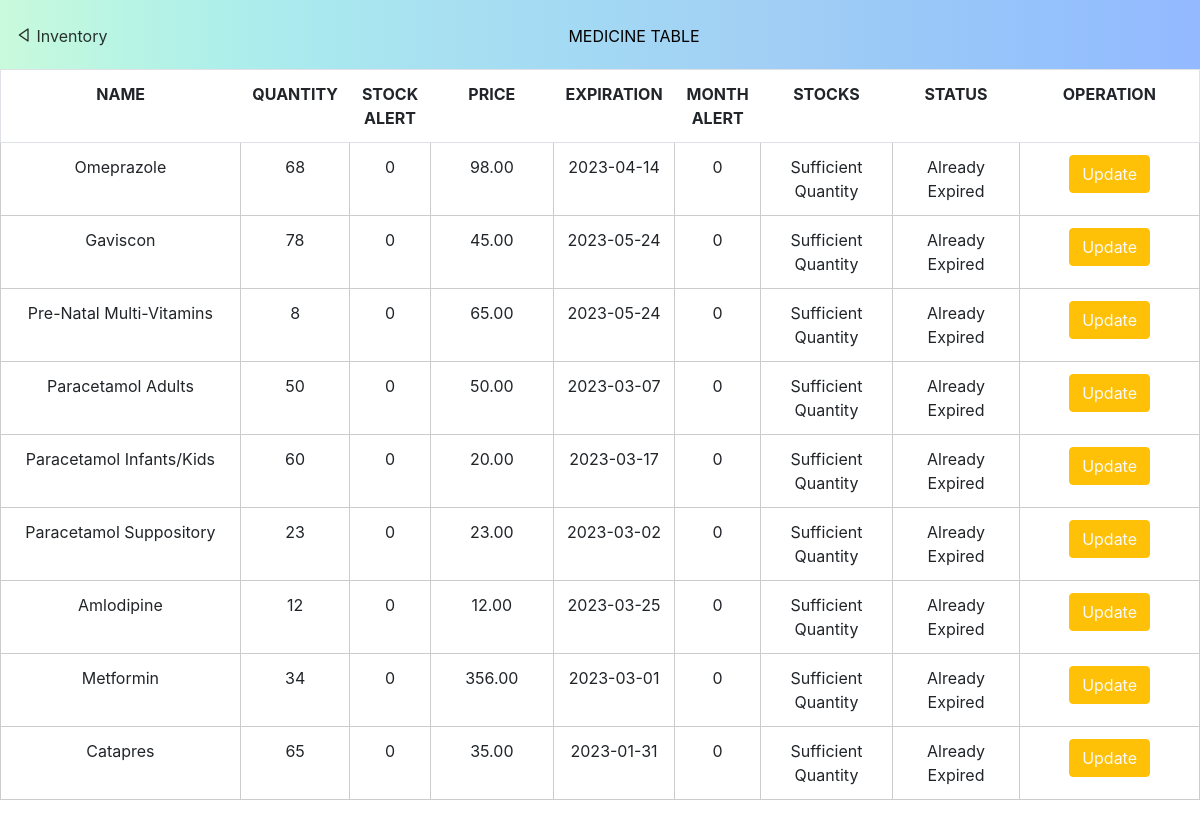
/MedClin/Estillore-Medical-Clinic-feature/Home/admin/medicine.php (signed in), run on the app's committed database.
### tables this page shows
CREATE TABLE `medicines` (
  `medicine_id` bigint(20) NOT NULL,
  `name` varchar(255) DEFAULT NULL,
  `quantity` int(11) DEFAULT NULL,
  `stock_alert` int(11) NOT NULL,
  `month_alert` int(11) NOT NULL,
  `price` decimal(5,2) DEFAULT NULL,
  `exp_date` date DEFAULT NULL,
  `mnf_date` date DEFAULT NULL,
  `create_datetime` datetime DEFAULT NULL,
  `update_datetime` datetime DEFAULT NULL
);

### MedClin/Estillore-Medical-Clinic-feature/Home/admin/medicine.php (the view, shortened to what this page needs)
<?php
    $sortColumn = isset($_GET['sort']) ? $_GET['sort'] : 'medicine_id';
    $sortOrder = isset($_GET['order']) ? $_GET['order'] : 'ASC';
    $localhost = "localhost";
    $root = "root";
    $password = "";
    $db = "profiles";
    $con = mysqli_connect($localhost, $root, $password, $db);
    $query = "SELECT medicines.*,
        CASE
            WHEN exp_date = NOW() THEN 'Expired Today'
            WHEN exp_date < NOW() THEN 'Already Expired'
            WHEN exp_date = DATE_ADD(NOW(), INTERVAL month_alert MONTH) THEN 'Near Expiry'
        END AS 'status',
        CASE
            WHEN quantity > stock_alert THEN 'Sufficient Quantity'
            WHEN quantity <= stock_alert THEN 'Needs Restocking'
            WHEN quantity = 1 THEN 'Out of Stock'
        END AS 'stocks',
        CASE
            WHEN medicine_id > 0 THEN 'Medicine'
        END AS 'category'
        FROM medicines
        WHERE quantity <= stock_alert OR exp_date <= NOW()
        ORDER BY $sortColumn $sortOrder";
    $category = 'Medicine';
    if ($medicine = $con->query($query)) {
    }
?>
<!DOCTYPE html>
<html lang="en">
    <head>
        <link rel="stylesheet" href="../stylesheets/table.css">
        <link rel="stylesheet" href="https://cdn.jsdelivr.net/npm/bootstrap@5.0.0-beta1/dist/css/bootstrap.min.css">
        <link rel="stylesheet" href="https://cdn.jsdelivr.net/npm/bootstrap@5.0.0-beta1/dist/js/bootstrap.bundle.min.js">
        <link rel="stylesheet" href="https://cdnjs.cloudflare.com/ajax/libs/jquery/3.2.1/jquery.min.js">
        <link rel="stylesheet" href="https://cdn.jsdelivr.net/npm/boxicons@latest/css/boxicons.min.css">
        <link href="https://cdn.jsdelivr.net/npm/bootstrap@5.3.0-alpha1/dist/css/bootstrap.min.css" rel="stylesheet">
        <link href="//maxcdn.bootstrapcdn.com/bootstrap/4.0.0/css/bootstrap.min.css" rel="stylesheet" id="bootstrap-css">
    </head>
    <body>
    <header class="header home-bg" id="header" style="opacity:; height: 69px;">
        <div class="w-20 h-20">
            <br>
            <a class="ml-3 float-left" href="inventory.php"
            style="text-decoration:none; color: black; opacity:.8; width:100px;"><i class='bx bx-left-arrow'></i>
                Inventory</a>
            <p class="mr-5 float text-center" style="text-decoration:none; color: black;">MEDICINE TABLE</p>
        </div>
    </header>
    <div class="">
        <div>
            <table class="table">
                <tr class="bg-info text-dark table-head">
                    <th class="thead-dark sortable-column" style="width:20%;"
                        onclick="window.location='?sort=name&order=<?php echo $sortOrder === 'ASC' ? 'DESC' : 'ASC'; ?>'">NAME
                    </th>
                    <th class="thead-dark sortable-column" style="width:5%;"
                        onclick="window.location='?sort=quantity&order=<?php echo $sortOrder === 'ASC' ? 'DESC' : 'ASC'; ?>'">QUANTITY
                    </th>
                    <th class="thead-dark sortable-column" style="width:5%;"
                        onclick="window.location='?sort=stock_alert&order=<?php echo $sortOrder === 'ASC' ? 'DESC' : 'ASC'; ?>'">STOCK ALERT
                    </th>
                    <th class="thead-dark sortable-column"
                        onclick="window.location='?sort=price&order=<?php echo $sortOrder === 'ASC' ? 'DESC' : 'ASC'; ?>'">PRICE
                    </th>
                    <th class="thead-dark sortable-column" style="width:10%;"
                        onclick="window.location='?sort=exp_date&order=<?php echo $sortOrder === 'ASC' ? 'DESC' : 'ASC'; ?>'">EXPIRATION
                    </th>
                    <th class="thead-dark sortable-column" style="width:5%;"
                        onclick="window.location='?sort=month_alert&order=<?php echo $sortOrder === 'ASC' ? 'DESC' : 'ASC'; ?>'">MONTH ALERT
                    </th>
                    <th class="thead-dark">STOCKS</th>
                    <th class="thead-dark">STATUS</th>
                    <th class="thead-dark" style="width:15%;">OPERATION</th>
                </tr>
                <?php
                while ($rows = $medicine->fetch_assoc()) {
                    ?>
                    <tr class="bg-light">
                        <td class="hidden-column"><?php echo $id = $rows['medicine_id']; ?></td>
                        <td><?php echo $name = $rows['name']; ?></td>
                        <td><?php echo $quantity = $rows['quantity']; ?></td>
                        <td><?php echo $quantity = $rows['stock_alert']; ?></td>
                        <td><?php echo $price = $rows['price']; ?></td>
                        <td class="hidden-column"><?php echo $mnf_date = $rows['mnf_date']; ?></td>
                        <td><?php echo $exp_date = $rows['exp_date']; ?></td>
                        <td><?php echo $exp_date = $rows['month_alert']; ?></td>
                        <td><?php echo $rows['stocks']; ?></td>
                        <td><?php echo $rows['status']; ?></td>
                        <?php
                        echo '
                        <td>
                            <button class="btn btn-warning"><a href="update.php?updateid=' . $id . '&category=' . $category . '&name=' . $name . '&quantity=' . $quantity . '&price=' . $price . '&mnf_date=' . $mnf_date . '&exp_date=' . $exp_date . '&month_alert=' . $rows['month_alert'] . '&stock_alert=' . $rows['stock_alert'] . '" class="text-light">Update</a></button>
                        </td>
                        ';
                        ?>
                    </tr>
                    <?php
                }
                ?>
            </table>
        </div>
    </div>
    </body>
</html>

### MedClin/Estillore-Medical-Clinic-feature/Home/stylesheets/table.css (style rules this page uses)
table { margin: 0 auto; font-size: medium; border: 1px solid black; }
table, table td { border: 1px solid #cccccc; }
td , tr { height: 50px; width: 160px; text-align: center; vertical-align: middle; }
th { position: sticky; top: 0; }

### MedClin/Estillore-Medical-Clinic-feature/Home/admin/medicine.php (style rules this page uses)
.home-bg { background-image: linear-gradient(to right, #c9fadc, #baf5e3, #aeefea, #a9e8ef, #a8e0f1, #a4dbf3, #a2d5f4, #a2cff4, #9bcaf7, #97c5fa, #94bffd, #94b9ff); }
.table-head { background: black; position: sticky; top: 0; }
.sortable-column { cursor: pointer; }

### data on the page
medicines: name "Omeprazole", quantity "68", stock_alert "0", price "98.00", exp_date "2023-04-14", month_alert "0", stocks "Sufficient Quantity", status "Already Expired"
medicines: name "Gaviscon", quantity "78", stock_alert "0", price "45.00", exp_date "2023-05-24", month_alert "0", stocks "Sufficient Quantity", status "Already Expired"
medicines: name "Pre-Natal Multi-Vitamins", quantity "8", stock_alert "0", price "65.00", exp_date "2023-05-24", month_alert "0", stocks "Sufficient Quantity", status "Already Expired"
medicines: name "Paracetamol Adults", quantity "50", stock_alert "0", price "50.00", exp_date "2023-03-07", month_alert "0", stocks "Sufficient Quantity", status "Already Expired"
medicines: name "Paracetamol Infants/Kids", quantity "60", stock_alert "0", price "20.00", exp_date "2023-03-17", month_alert "0", stocks "Sufficient Quantity", status "Already Expired"
medicines: name "Paracetamol Suppository", quantity "23", stock_alert "0", price "23.00", exp_date "2023-03-02", month_alert "0", stocks "Sufficient Quantity", status "Already Expired"
medicines: name "Amlodipine", quantity "12", stock_alert "0", price "12.00", exp_date "2023-03-25", month_alert "0", stocks "Sufficient Quantity", status "Already Expired"
medicines: name "Metformin", quantity "34", stock_alert "0", price "356.00", exp_date "2023-03-01", month_alert "0", stocks "Sufficient Quantity", status "Already Expired"
medicines: name "Catapres", quantity "65", stock_alert "0", price "35.00", exp_date "2023-01-31", month_alert "0", stocks "Sufficient Quantity", status "Already Expired"
